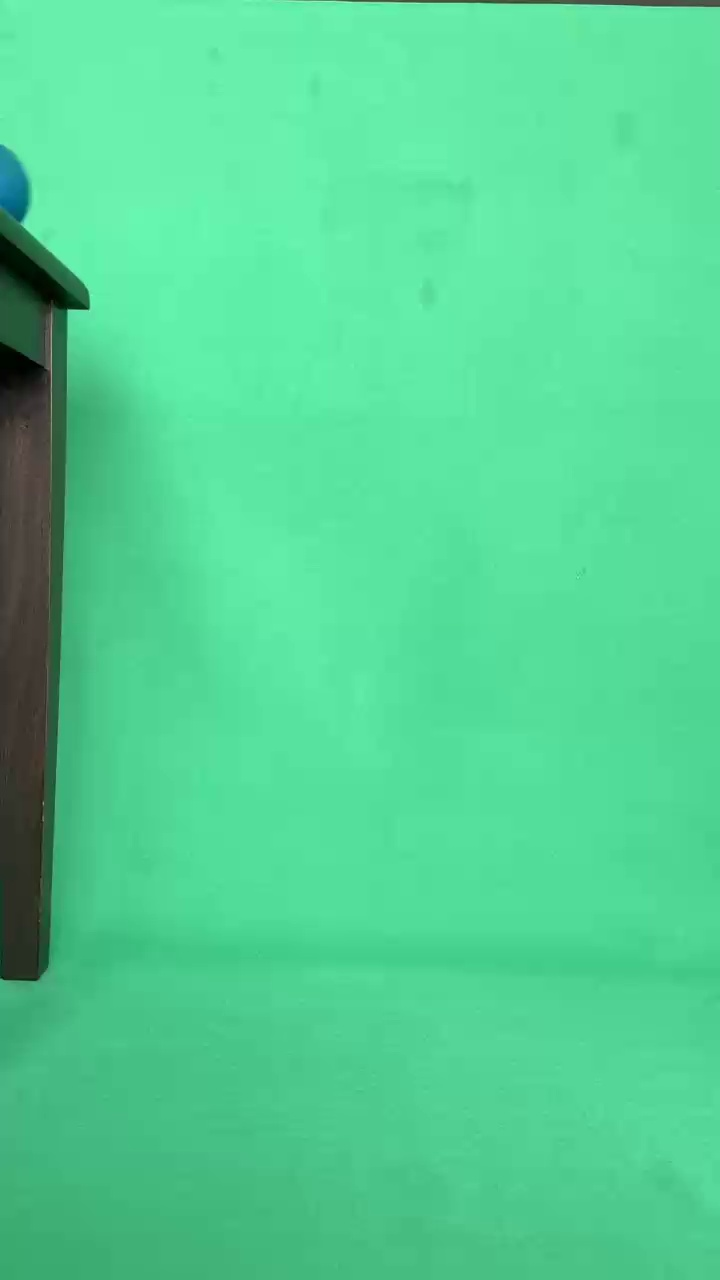
#> input picture output/img_0000.jpg, 720 x 1280 px; its folder holds only this picture in this run
$ python mask.py
#> lines starting #> are read from the running program, lines starting #| are printed output that depends on the picture; after the words box and inside, x2 and y2 are one past the last pixel; in counts of white or black regions, pixels touching at a corner belong together
import cv2 as cv
import numpy as np
import matplotlib.pyplot as plt
import os

input_folder = 'output'
output_folder = 'output/results'
os.makedirs(output_folder, exist_ok=True)

lower = np.array([74, 140, 110])
upper = np.array([76, 195, 250])

for filename in os.listdir(input_folder):
    if filename.lower().endswith(('.jpg', '.png', '.jpeg')):
        image_path = os.path.join(input_folder, filename)
        image = cv.imread(image_path)
#> image is the input picture: shape (1280, 720, 3); mean B, G, R 147.7, 210.1, 83.5
        image = cv.resize(image, (240, 420))
#> image: shape (420, 240, 3)
        image_hsv = cv.cvtColor(image, cv.COLOR_BGR2HSV)
#> image_hsv: shape (420, 240, 3); mean H, S, V 73.5, 152.4, 210.3

        mask = cv.inRange(image_hsv, lower - 255, upper)
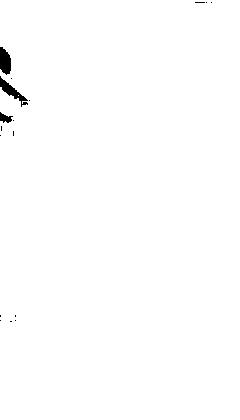
#> mask: shape (420, 240); 99.4% white; 17 black regions (14 under 20 px), largest, box (x1, y1, x2, y2) and area: (0, 76, 28, 107) 247, (0, 47, 11, 75) 239, (0, 112, 13, 123) 81
        img = cv.dilate(mask, None, iterations=5)
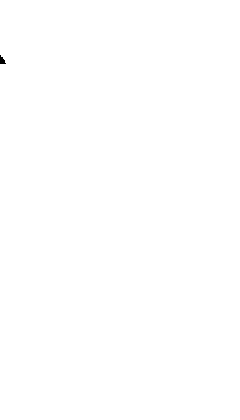
#> img: shape (420, 240); 100% white; 1 black region, box (x1, y1, x2, y2) and area: (0, 55, 6, 64) 33
        img = cv.erode(img, None, iterations=5)
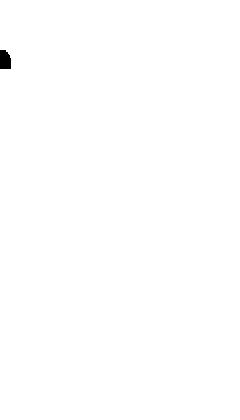
#> img: shape (420, 240); 99.8% white; 1 black region, box (x1, y1, x2, y2) and area: (0, 50, 11, 69) 188

        # Guardar resultados
        cv.imwrite(os.path.join(output_folder, f'processed_{filename}'), img)

        # [16 lines of commented-out code are left out]
